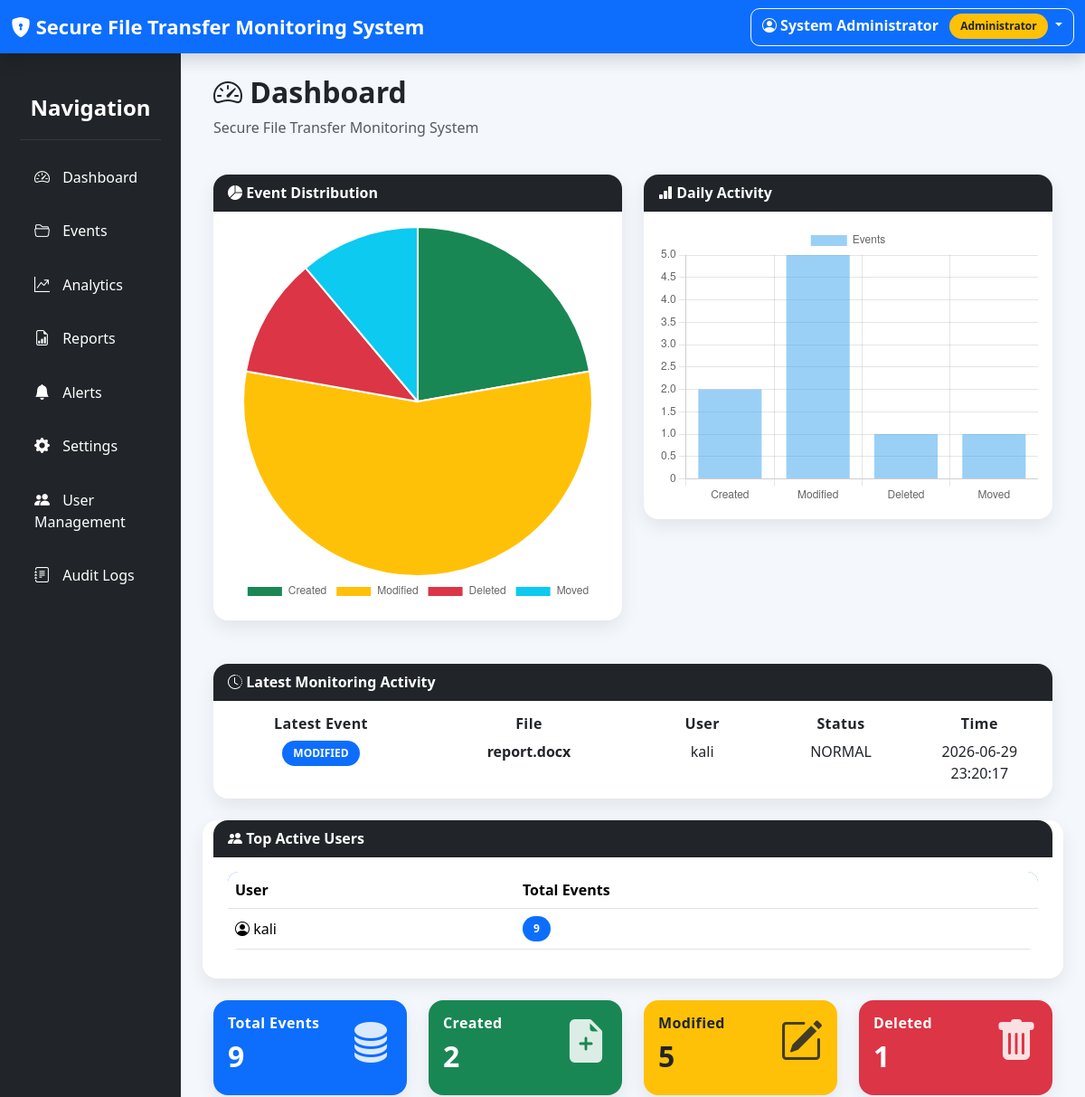
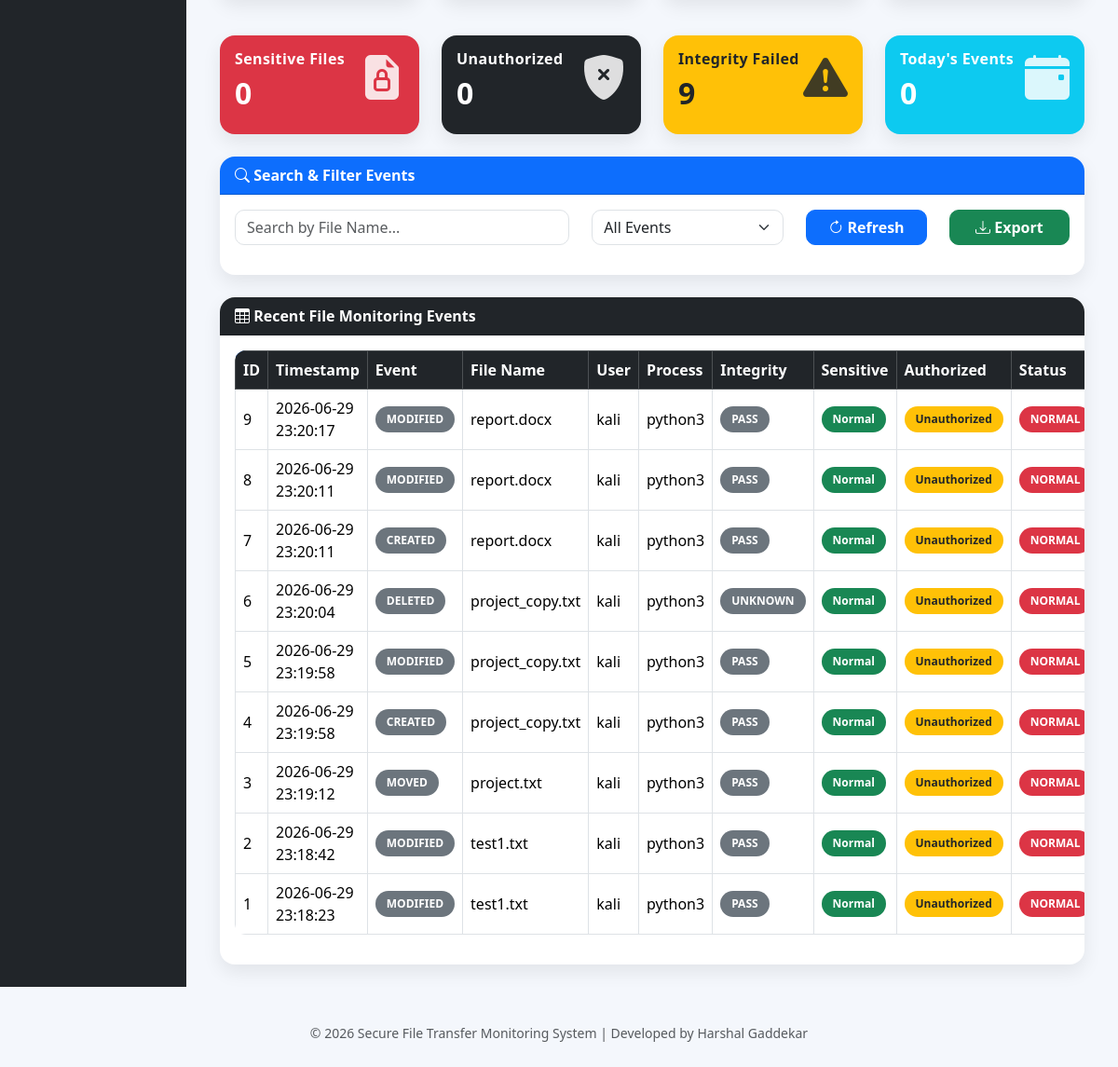
The page / (signed in) on the database its author committed (2 pictures, top to bottom).
### tables this page shows
CREATE TABLE file_events(
    id INTEGER PRIMARY KEY AUTOINCREMENT,

    timestamp TEXT,

    event_type TEXT,

    file_name TEXT,

    source_path TEXT,

    destination_path TEXT,

    username TEXT,

    process_name TEXT,

    hash_before TEXT,

    hash_after TEXT,

    integrity_status TEXT,

    sensitive TEXT,

    authorized TEXT,

    status TEXT
);

### app.py (the view)
@app.route("/")
def home():
    if not session.get("logged_in"):
        return redirect("/login")
    events = get_all_events()
    stats = get_statistics()
    top_users = get_top_users()
    return render_template(
        "index.html",
        data=events,
        stats=stats,
        top_users=top_users,
        chart_data={
            "created": stats["created"],
            "modified": stats["modified"],
            "deleted": stats["deleted"],
            "moved": stats["moved"]
        }
    )

### templates/index.html (shortened to what this page needs)
{% extends "base.html" %}
{% block content %}
<div class="container-fluid">
    <div class="row mb-4">
        <div class="col">
            <h2 class="fw-bold">
                <i class="bi bi-speedometer2"></i>
                Dashboard
            </h2>
            <p class="text-muted">
                Secure File Transfer Monitoring System
            </p>
        </div>
    </div>
    <div class="row mb-4">
        <div class="col-lg-6 mb-4">
            <div class="card">
                <div class="card-header bg-dark text-white">
                    <i class="bi bi-pie-chart-fill"></i>
                    Event Distribution
                </div>
                <div class="card-body">
                    <canvas id="eventChart" height="220"></canvas>
                </div>
            </div>
        </div>
        <div class="col-lg-6 mb-4">
            <div class="card">
                <div class="card-header bg-dark text-white">
                    <i class="bi bi-bar-chart-fill"></i>
                    Daily Activity
                </div>
                <div class="card-body">
                    <canvas id="activityChart" height="220"></canvas>
                </div>
            </div>
        </div>
    </div>
<div class="card mt-4 mb-4">
    <div class="card-header bg-dark text-white">
        <i class="bi bi-clock-history"></i>
        Latest Monitoring Activity
    </div>
    <div class="card-body">
        {% if stats.latest_event %}
        <div class="row text-center">
            <div class="col-md-3">
                <h6>Latest Event</h6>
                <span class="badge bg-primary">
                    {{ stats.latest_event.event_type }}
                </span>
            </div>
            <div class="col-md-3">
                <h6>File</h6>
                <strong>
                    {{ stats.latest_event.file_name }}
                </strong>
            </div>
            <div class="col-md-2">
                <h6>User</h6>
                {{ stats.latest_event.username }}
            </div>
            <div class="col-md-2">
                <h6>Status</h6>
                {{ stats.latest_event.status }}
            </div>
            <div class="col-md-2">
                <h6>Time</h6>
                {{ stats.latest_event.timestamp }}
            </div>
        </div>
        {% else %}
        <p class="text-muted">
            No activity available.
        </p>
        {% endif %}
    </div>
</div>
    <div class="row">
<div class="card mb-4">
    <div class="card-header bg-dark text-white">
        <i class="bi bi-people-fill"></i>
        Top Active Users
    </div>
    <div class="card-body">
        <table class="table table-hover">
            <thead>
                <tr>
                    <th>User</th>
                    <th>Total Events</th>
                </tr>
            </thead>
            <tbody>
                {% for user in top_users %}
                <tr>
                    <td>
                        <i class="bi bi-person-circle"></i>
                        {{ user["username"] }}
                    </td>
                    <td>
                        <span class="badge bg-primary">
                            {{ user["total"] }}
                        </span>
                    </td>
                </tr>
                {% endfor %}
            </tbody>
        </table>
    </div>
</div>
        <div class="col-lg-3 col-md-6 mb-4">
            <div class="card bg-primary text-white">
                <div class="card-body">
                    <div class="d-flex justify-content-between">
                        <div>
                            <h6>Total Events</h6>
                            <h2>{{ stats.total_events }}</h2>
                        </div>
                        <i class="bi bi-database-fill display-5"></i>
                    </div>
                </div>
            </div>
        </div>
        <div class="col-lg-3 col-md-6 mb-4">
            <div class="card bg-success text-white">
                <div class="card-body">
                    <div class="d-flex justify-content-between">
                        <div>
                            <h6>Created</h6>
                            <h2>{{ stats.created }}</h2>
                        </div>
                        <i class="bi bi-file-earmark-plus-fill display-5"></i>
                    </div>
                </div>
            </div>
        </div>
        <div class="col-lg-3 col-md-6 mb-4">
            <div class="card bg-warning text-dark">
                <div class="card-body">
                    <div class="d-flex justify-content-between">
                        <div>
                            <h6>Modified</h6>
                            <h2>{{ stats.modified }}</h2>
                        </div>
                        <i class="bi bi-pencil-square display-5"></i>
                    </div>
                </div>
            </div>
        </div>
        <div class="col-lg-3 col-md-6 mb-4">
            <div class="card bg-danger text-white">
                <div class="card-body">
                    <div class="d-flex justify-content-between">
                        <div>
                            <h6>Deleted</h6>
                            <h2>{{ stats.deleted }}</h2>
                        </div>
                        <i class="bi bi-trash-fill display-5"></i>
                    </div>
                </div>
            </div>
        </div>
    </div>
<div class="row mt-3">
    <div class="col-lg-3 col-md-6 mb-4">
        <div class="card bg-danger text-white">
            <div class="card-body">
                <div class="d-flex justify-content-between">
                    <div>
                        <h6>Sensitive Files</h6>
                        <h2>{{ stats.sensitive }}</h2>
                    </div>
                    <i class="bi bi-file-earmark-lock-fill display-5"></i>
                </div>
            </div>
        </div>
    </div>
    <div class="col-lg-3 col-md-6 mb-4">
        <div class="card bg-dark text-white">
            <div class="card-body">
                <div class="d-flex justify-content-between">
                    <div>
                        <h6>Unauthorized</h6>
                        <h2>{{ stats.unauthorized }}</h2>
                    </div>
                    <i class="bi bi-shield-fill-x display-5"></i>
                </div>
            </div>
        </div>
    </div>
    <div class="col-lg-3 col-md-6 mb-4">
        <div class="card bg-warning text-dark">
            <div class="card-body">
                <div class="d-flex justify-content-between">
                    <div>
                        <h6>Integrity Failed</h6>
                        <h2>{{ stats.failed }}</h2>
                    </div>
                    <i class="bi bi-exclamation-triangle-fill display-5"></i>
                </div>
            </div>
        </div>
    </div>
    <div class="col-lg-3 col-md-6 mb-4">
        <div class="card bg-info text-white">
            <div class="card-body">
                <div class="d-flex justify-content-between">
                    <div>
                        <h6>Today's Events</h6>
                        <h2>{{ stats.today_events }}</h2>
                    </div>
                    <i class="bi bi-calendar-event-fill display-5"></i>
                </div>
            </div>
        </div>
    </div>
</div>
    <div class="card mb-4">
        <div class="card-header bg-primary text-white">
            <i class="bi bi-search"></i>
            Search & Filter Events
        </div>
        <div class="card-body">
            <div class="row">
                <div class="col-lg-5 mb-3">
                    <input
                        type="text"
                        id="searchInput"
                        class="form-control"
                        placeholder="Search by File Name..."
                    >
                </div>
                <div class="col-lg-3 mb-3">
                    <select
                        id="eventFilter"
                        class="form-select">
                        <option value="">All Events</option>
                    </select>
                </div>
                <div class="col-lg-2 mb-3">
                    <button
                        id="refreshBtn"
                        class="btn btn-primary w-100">
                        <i class="bi bi-arrow-clockwise"></i>
                        Refresh
                    </button>
                </div>
                <div class="col-lg-2 mb-3">
                    <button
                        id="exportBtn"
                        class="btn btn-success w-100">
                        <i class="bi bi-download"></i>
                        Export
                    </button>
                </div>
            </div>
        </div>
    </div>
    <div class="card">
        <div class="card-header bg-dark text-white">
            <i class="bi bi-table"></i>
            Recent File Monitoring Events
        </div>
        <div class="card-body table-responsive">
            <table
                class="table table-hover table-bordered align-middle"
                id="eventTable">
                <thead class="table-dark">
                    <tr>
                        <th>ID</th>
                        <th>Timestamp</th>
                        <th>Event</th>
                        <th>File Name</th>
                        <th>User</th>
                        <th>Process</th>
                        <th>Integrity</th>
                        <th>Sensitive</th>
                        <th>Authorized</th>
                        <th>Status</th>
                    </tr>
                </thead>
                <tbody>
                {% for row in data %}
                <tr>
                    <td>{{ row["id"] }}</td>
                    <td>{{ row["timestamp"] }}</td>
                    <td>
                        {% if row["event_type"] == "Created" %}
                            <span class="badge bg-success">Created</span>
                        {% elif row["event_type"] == "Modified" %}
                            <span class="badge bg-warning text-dark">Modified</span>
                        {% elif row["event_type"] == "Deleted" %}
                            <span class="badge bg-danger">Deleted</span>
                        {% elif row["event_type"] == "Moved" %}
                            <span class="badge bg-info text-dark">Moved</span>
                        {% else %}
                            <span class="badge bg-secondary">{{ row["event_type"] }}</span>
                        {% endif %}
                    </td>
                    <td>{{ row["file_name"] }}</td>
                    <td>{{ row["username"] or "-" }}</td>
                    <td>{{ row["process_name"] or "-" }}</td>
                    <td>
                        {% if row["integrity_status"] == "Verified" %}
                            <span class="badge bg-success">Verified</span>
                        {% elif row["integrity_status"] == "Modified" %}
                            <span class="badge bg-danger">Modified</span>
                        {% else %}
                            <span class="badge bg-secondary">
                                {{ row["integrity_status"] or "-" }}
                            </span>
                        {% endif %}
                    </td>
                    <td>
                        {% if row["sensitive"] == "Yes" %}
                            <span class="badge bg-danger">Sensitive</span>
                        {% else %}
                            <span class="badge bg-success">Normal</span>
                        {% endif %}
                    </td>
                    <td>
                        {% if row["authorized"] == "Yes" %}
                            <span class="badge bg-success">Authorized</span>
                        {% else %}
                            <span class="badge bg-warning text-dark">Unauthorized</span>
                        {% endif %}
                    </td>
                    <td>
                        {% if row["status"] == "Success" %}
                            <span class="badge bg-success">Success</span>
                        {% else %}
                            <span class="badge bg-danger">
                                {{ row["status"] }}
                            </span>
                        {% endif %}
                    </td>
                </tr>
                {% endfor %}
                </tbody>
            </table>
        </div>
    </div>
</div>
<script>
const chartData = {{ chart_data | tojson }};
// ==============================
// Pie Chart - Event Distribution
// ==============================
const pieCtx = document.getElementById('eventChart');
if (pieCtx){
new Chart(pieCtx,{
type:'pie',
data:{
labels:['Created','Modified','Deleted','Moved'],
datasets:[{
data:[
chartData.created,
chartData.modified,
chartData.deleted,
chartData.moved
],
backgroundColor:[
'#198754',
'#ffc107',
'#dc3545',
'#0dcaf0'
]
}]
},
options:{
responsive:true,
plugins:{
legend:{
position:'bottom'
}
}
}
});
}
// ==============================
// Bar Chart
// ==============================
const barCtx=document.getElementById('activityChart');
if(barCtx){
new Chart(barCtx,{
type:'bar',
data:{
labels:['Created','Modified','Deleted','Moved'],
datasets:[{
label:'Events',
data:[
chartData.created,
chartData.modified,
chartData.deleted,
chartData.moved
]
}]
},
options:{
responsive:true,
scales:{
y:{
beginAtZero:true
}
}
}
});
}
</script>
{% endblock %}

### rows shown on the page
file_events: latest_event.event_type "MODIFIED", latest_event.file_name "report.docx", latest_event.username "kali", latest_event.status "NORMAL", latest_event.timestamp "2026-06-29 23:20:17", username "kali", total "9", id "9", timestamp "2026-06-29 23:20:17", event_type "MODIFIED", file_name "report.docx", process_name "python3", integrity_status "PASS", sensitive "Normal", authorized "Unauthorized", status "NORMAL"
file_events: id "8", timestamp "2026-06-29 23:20:11", event_type "MODIFIED", file_name "report.docx", username "kali", process_name "python3", integrity_status "PASS", sensitive "Normal", authorized "Unauthorized", status "NORMAL"
file_events: id "7", timestamp "2026-06-29 23:20:11", event_type "CREATED", file_name "report.docx", username "kali", process_name "python3", integrity_status "PASS", sensitive "Normal", authorized "Unauthorized", status "NORMAL"
file_events: id "6", timestamp "2026-06-29 23:20:04", event_type "DELETED", file_name "project_copy.txt", username "kali", process_name "python3", integrity_status "UNKNOWN", sensitive "Normal", authorized "Unauthorized", status "NORMAL"
file_events: id "5", timestamp "2026-06-29 23:19:58", event_type "MODIFIED", file_name "project_copy.txt", username "kali", process_name "python3", integrity_status "PASS", sensitive "Normal", authorized "Unauthorized", status "NORMAL"
file_events: id "4", timestamp "2026-06-29 23:19:58", event_type "CREATED", file_name "project_copy.txt", username "kali", process_name "python3", integrity_status "PASS", sensitive "Normal", authorized "Unauthorized", status "NORMAL"
file_events: id "3", timestamp "2026-06-29 23:19:12", event_type "MOVED", file_name "project.txt", username "kali", process_name "python3", integrity_status "PASS", sensitive "Normal", authorized "Unauthorized", status "NORMAL"
file_events: id "2", timestamp "2026-06-29 23:18:42", event_type "MODIFIED", file_name "test1.txt", username "kali", process_name "python3", integrity_status "PASS", sensitive "Normal", authorized "Unauthorized", status "NORMAL"
file_events: id "1", timestamp "2026-06-29 23:18:23", event_type "MODIFIED", file_name "test1.txt", username "kali", process_name "python3", integrity_status "PASS", sensitive "Normal", authorized "Unauthorized", status "NORMAL"

### other values the page prints
{{ session.get('full_name') }} "System Administrator"
{{ session.get('role') }} "Administrator"
{{ stats.total_events }} "9"
{{ stats.created }} "2"
{{ stats.modified }} "5"
{{ stats.deleted }} "1"
{{ stats.sensitive }} "0"
{{ stats.unauthorized }} "0"
{{ stats.failed }} "9"
{{ stats.today_events }} "0"
chart data {{ chart_data | tojson }} {"created": 2, "deleted": 1, "modified": 5, "moved": 1}
